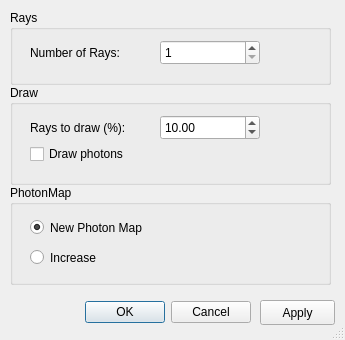
<ui version="4.0" >
 <class>RayTraceDialog</class>
 <widget class="QDialog" name="RayTraceDialog" >
  <property name="geometry" >
   <rect>
    <x>0</x>
    <y>0</y>
    <width>345</width>
    <height>340</height>
   </rect>
  </property>
  <property name="windowTitle" >
   <string>Options</string>
  </property>
  <property name="sizeGripEnabled" >
   <bool>true</bool>
  </property>
  <widget class="QGroupBox" name="raysGroupBox" >
   <property name="geometry" >
    <rect>
     <x>10</x>
     <y>10</y>
     <width>321</width>
     <height>75</height>
    </rect>
   </property>
   <property name="title" >
    <string>Rays</string>
   </property>
   <widget class="QLabel" name="numberRaysLabel" >
    <property name="geometry" >
     <rect>
      <x>20</x>
      <y>30</y>
      <width>100</width>
      <height>25</height>
     </rect>
    </property>
    <property name="text" >
     <string>Number of Rays:</string>
    </property>
   </widget>
   <widget class="QSpinBox" name="raysSpinBox" >
    <property name="geometry" >
     <rect>
      <x>150</x>
      <y>30</y>
      <width>100</width>
      <height>25</height>
     </rect>
    </property>
    <property name="layoutDirection" >
     <enum>Qt::LeftToRight</enum>
    </property>
    <property name="minimum" >
     <number>1</number>
    </property>
    <property name="maximum" >
     <number>99999999</number>
    </property>
    <property name="singleStep" >
     <number>1000</number>
    </property>
   </widget>
  </widget>
  <widget class="QGroupBox" name="photonmapGroupBox" >
   <property name="geometry" >
    <rect>
     <x>10</x>
     <y>185</y>
     <width>321</width>
     <height>100</height>
    </rect>
   </property>
   <property name="title" >
    <string>PhotonMap</string>
   </property>
   <widget class="QRadioButton" name="newMapRadioButton" >
    <property name="geometry" >
     <rect>
      <x>20</x>
      <y>30</y>
      <width>150</width>
      <height>25</height>
     </rect>
    </property>
    <property name="text" >
     <string>New Photon Map</string>
    </property>
    <property name="checked" >
     <bool>true</bool>
    </property>
   </widget>
   <widget class="QRadioButton" name="increaseMapRadioButton" >
    <property name="geometry" >
     <rect>
      <x>20</x>
      <y>60</y>
      <width>100</width>
      <height>25</height>
     </rect>
    </property>
    <property name="text" >
     <string>Increase</string>
    </property>
   </widget>
  </widget>
  <widget class="QDialogButtonBox" name="buttonBox" >
   <property name="geometry" >
    <rect>
     <x>30</x>
     <y>300</y>
     <width>221</width>
     <height>25</height>
    </rect>
   </property>
   <property name="standardButtons" >
    <set>QDialogButtonBox::Cancel|QDialogButtonBox::Ok</set>
   </property>
  </widget>
  <widget class="QPushButton" name="applyPushButton" >
   <property name="geometry" >
    <rect>
     <x>260</x>
     <y>300</y>
     <width>75</width>
     <height>25</height>
    </rect>
   </property>
   <property name="text" >
    <string>Apply</string>
   </property>
  </widget>
  <widget class="QGroupBox" name="raysGroupBox_2" >
   <property name="geometry" >
    <rect>
     <x>10</x>
     <y>85</y>
     <width>321</width>
     <height>100</height>
    </rect>
   </property>
   <property name="title" >
    <string>Draw</string>
   </property>
   <widget class="QLabel" name="numberRaysLabel_2" >
    <property name="geometry" >
     <rect>
      <x>20</x>
      <y>30</y>
      <width>100</width>
      <height>25</height>
     </rect>
    </property>
    <property name="text" >
     <string>Rays to draw (%):</string>
    </property>
   </widget>
   <widget class="QCheckBox" name="photonsCheckBox" >
    <property name="geometry" >
     <rect>
      <x>20</x>
      <y>60</y>
      <width>100</width>
      <height>18</height>
     </rect>
    </property>
    <property name="text" >
     <string>Draw photons</string>
    </property>
   </widget>
   <widget class="QDoubleSpinBox" name="drawSpinBox" >
    <property name="geometry" >
     <rect>
      <x>150</x>
      <y>30</y>
      <width>100</width>
      <height>25</height>
     </rect>
    </property>
    <property name="maximum" >
     <double>100.000000000000000</double>
    </property>
    <property name="singleStep" >
     <double>5.000000000000000</double>
    </property>
    <property name="value" >
     <double>10.000000000000000</double>
    </property>
   </widget>
  </widget>
 </widget>
 <tabstops>
  <tabstop>buttonBox</tabstop>
  <tabstop>raysSpinBox</tabstop>
  <tabstop>drawSpinBox</tabstop>
  <tabstop>photonsCheckBox</tabstop>
  <tabstop>newMapRadioButton</tabstop>
  <tabstop>increaseMapRadioButton</tabstop>
  <tabstop>applyPushButton</tabstop>
 </tabstops>
 <resources/>
 <connections>
  <connection>
   <sender>buttonBox</sender>
   <signal>accepted()</signal>
   <receiver>RayTraceDialog</receiver>
   <slot>accept()</slot>
   <hints>
    <hint type="sourcelabel" >
     <x>143</x>
     <y>322</y>
    </hint>
    <hint type="destinationlabel" >
     <x>179</x>
     <y>175</y>
    </hint>
   </hints>
  </connection>
  <connection>
   <sender>buttonBox</sender>
   <signal>rejected()</signal>
   <receiver>RayTraceDialog</receiver>
   <slot>reject()</slot>
   <hints>
    <hint type="sourcelabel" >
     <x>143</x>
     <y>322</y>
    </hint>
    <hint type="destinationlabel" >
     <x>179</x>
     <y>175</y>
    </hint>
   </hints>
  </connection>
 </connections>
</ui>
